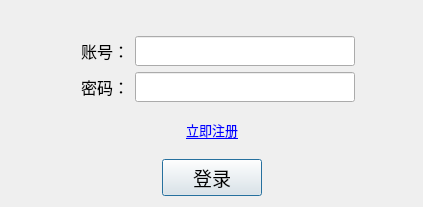
<?xml version="1.0" encoding="UTF-8"?>
<ui version="4.0">
 <class>SignInDialog</class>
 <widget class="QDialog" name="SignInDialog">
  <property name="geometry">
   <rect>
    <x>0</x>
    <y>0</y>
    <width>423</width>
    <height>207</height>
   </rect>
  </property>
  <property name="minimumSize">
   <size>
    <width>423</width>
    <height>207</height>
   </size>
  </property>
  <property name="maximumSize">
   <size>
    <width>423</width>
    <height>207</height>
   </size>
  </property>
  <property name="windowTitle">
   <string>Sign-In</string>
  </property>
  <layout class="QVBoxLayout" name="verticalLayout_2">
   <item>
    <spacer name="verticalSpacer_2">
     <property name="orientation">
      <enum>Qt::Vertical</enum>
     </property>
     <property name="sizeType">
      <enum>QSizePolicy::Fixed</enum>
     </property>
     <property name="sizeHint" stdset="0">
      <size>
       <width>20</width>
       <height>25</height>
      </size>
     </property>
    </spacer>
   </item>
   <item>
    <layout class="QHBoxLayout" name="horizontalLayout_3">
     <item>
      <spacer name="horizontalSpacer">
       <property name="orientation">
        <enum>Qt::Horizontal</enum>
       </property>
       <property name="sizeType">
        <enum>QSizePolicy::Expanding</enum>
       </property>
       <property name="sizeHint" stdset="0">
        <size>
         <width>50</width>
         <height>20</height>
        </size>
       </property>
      </spacer>
     </item>
     <item>
      <layout class="QVBoxLayout" name="verticalLayout">
       <item>
        <layout class="QHBoxLayout" name="horizontalLayout">
         <item>
          <widget class="QLabel" name="label">
           <property name="minimumSize">
            <size>
             <width>60</width>
             <height>0</height>
            </size>
           </property>
           <property name="maximumSize">
            <size>
             <width>60</width>
             <height>16777215</height>
            </size>
           </property>
           <property name="font">
            <font>
             <pointsize>12</pointsize>
            </font>
           </property>
           <property name="text">
            <string>账号：</string>
           </property>
           <property name="alignment">
            <set>Qt::AlignRight|Qt::AlignTrailing|Qt::AlignVCenter</set>
           </property>
          </widget>
         </item>
         <item>
          <widget class="QLineEdit" name="EditAccount">
           <property name="minimumSize">
            <size>
             <width>220</width>
             <height>30</height>
            </size>
           </property>
           <property name="maximumSize">
            <size>
             <width>120</width>
             <height>16777215</height>
            </size>
           </property>
           <property name="font">
            <font>
             <pointsize>12</pointsize>
            </font>
           </property>
           <property name="toolTip">
            <string>&lt;html&gt;&lt;head/&gt;&lt;body&gt;&lt;p&gt;请输入有效的账号&lt;/p&gt;&lt;/body&gt;&lt;/html&gt;</string>
           </property>
           <property name="maxLength">
            <number>30</number>
           </property>
          </widget>
         </item>
        </layout>
       </item>
       <item>
        <layout class="QHBoxLayout" name="horizontalLayout_2">
         <item>
          <widget class="QLabel" name="label_2">
           <property name="minimumSize">
            <size>
             <width>60</width>
             <height>0</height>
            </size>
           </property>
           <property name="maximumSize">
            <size>
             <width>60</width>
             <height>16777215</height>
            </size>
           </property>
           <property name="font">
            <font>
             <pointsize>12</pointsize>
            </font>
           </property>
           <property name="text">
            <string>密码：</string>
           </property>
           <property name="alignment">
            <set>Qt::AlignRight|Qt::AlignTrailing|Qt::AlignVCenter</set>
           </property>
          </widget>
         </item>
         <item>
          <widget class="QLineEdit" name="EditPasswd">
           <property name="minimumSize">
            <size>
             <width>150</width>
             <height>30</height>
            </size>
           </property>
           <property name="font">
            <font>
             <pointsize>12</pointsize>
            </font>
           </property>
           <property name="maxLength">
            <number>15</number>
           </property>
           <property name="echoMode">
            <enum>QLineEdit::Password</enum>
           </property>
          </widget>
         </item>
        </layout>
       </item>
       <item>
        <widget class="QLabel" name="labelRegister">
         <property name="font">
          <font>
           <pointsize>12</pointsize>
          </font>
         </property>
         <property name="cursor">
          <cursorShape>PointingHandCursor</cursorShape>
         </property>
         <property name="text">
          <string>&lt;html&gt;&lt;head/&gt;&lt;body&gt;&lt;p&gt;&lt;span style=&quot; font-size:10pt; text-decoration: underline; color:#0000ff;&quot;&gt;立即注册&lt;/span&gt;&lt;/p&gt;&lt;/body&gt;&lt;/html&gt;</string>
         </property>
         <property name="alignment">
          <set>Qt::AlignCenter</set>
         </property>
         <property name="openExternalLinks">
          <bool>true</bool>
         </property>
        </widget>
       </item>
      </layout>
     </item>
     <item>
      <spacer name="horizontalSpacer_2">
       <property name="orientation">
        <enum>Qt::Horizontal</enum>
       </property>
       <property name="sizeType">
        <enum>QSizePolicy::Expanding</enum>
       </property>
       <property name="sizeHint" stdset="0">
        <size>
         <width>50</width>
         <height>20</height>
        </size>
       </property>
      </spacer>
     </item>
    </layout>
   </item>
   <item>
    <layout class="QHBoxLayout" name="horizontalLayout_4">
     <property name="spacing">
      <number>4</number>
     </property>
     <item>
      <spacer name="horizontalSpacer_3">
       <property name="orientation">
        <enum>Qt::Horizontal</enum>
       </property>
       <property name="sizeHint" stdset="0">
        <size>
         <width>40</width>
         <height>20</height>
        </size>
       </property>
      </spacer>
     </item>
     <item>
      <widget class="QPushButton" name="ButtonSignIn">
       <property name="sizePolicy">
        <sizepolicy hsizetype="Minimum" vsizetype="Fixed">
         <horstretch>0</horstretch>
         <verstretch>0</verstretch>
        </sizepolicy>
       </property>
       <property name="minimumSize">
        <size>
         <width>100</width>
         <height>0</height>
        </size>
       </property>
       <property name="font">
        <font>
         <pointsize>14</pointsize>
        </font>
       </property>
       <property name="text">
        <string>登录</string>
       </property>
      </widget>
     </item>
     <item>
      <spacer name="horizontalSpacer_4">
       <property name="orientation">
        <enum>Qt::Horizontal</enum>
       </property>
       <property name="sizeHint" stdset="0">
        <size>
         <width>40</width>
         <height>20</height>
        </size>
       </property>
      </spacer>
     </item>
    </layout>
   </item>
  </layout>
 </widget>
 <resources/>
 <connections/>
</ui>
